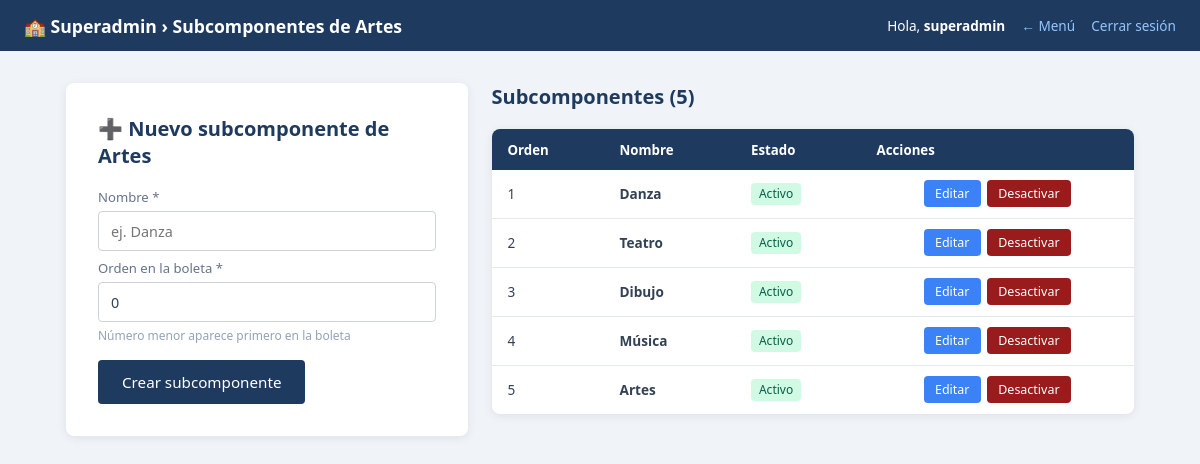
The app's page /superadmin/artes_subcomponentes.php (signed in), older data.
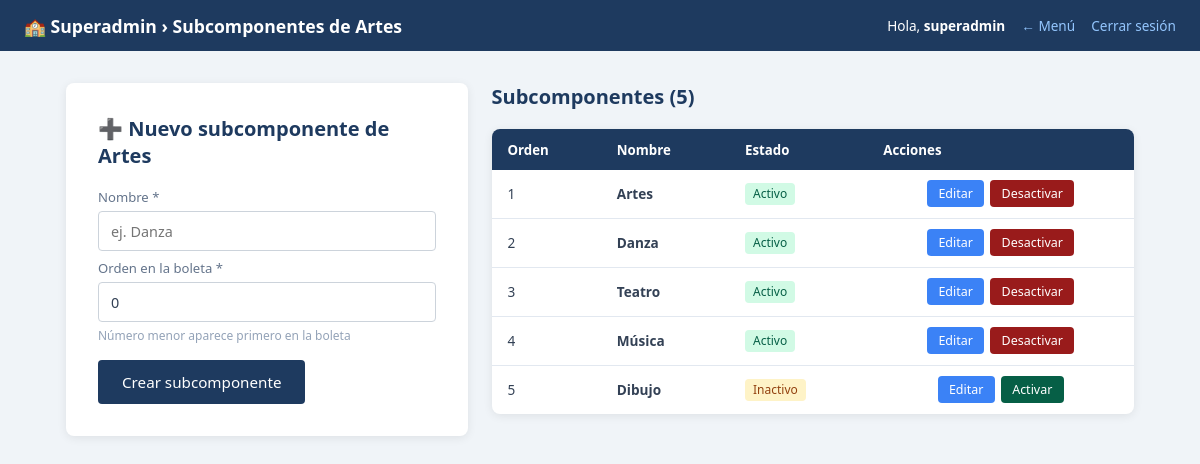
The same page, newer data.
### tables this page shows
CREATE TABLE `artes_subcomponentes` (
  `id` int(10) unsigned NOT NULL AUTO_INCREMENT,
  `nombre` varchar(100) NOT NULL,
  `orden` tinyint(3) unsigned NOT NULL DEFAULT 0 COMMENT 'Orden en la boleta',
  `activo` tinyint(1) NOT NULL DEFAULT 1,
  `creado_en` datetime NOT NULL DEFAULT current_timestamp(),
  PRIMARY KEY (`id`),
  UNIQUE KEY `nombre` (`nombre`)
);

### models/ArteSubcomponenteModel.php (called while the page is built, shortened)
<?php
class ArteSubcomponenteModel {
    private mysqli $db;
    public function __construct(mysqli $db) {
        $this->db = $db;
    }
    public function listarTodos(): array {
        $res  = $this->db->query("
            SELECT id, nombre, orden, activo
            FROM artes_subcomponentes
            ORDER BY orden ASC, nombre ASC
        ");
        $rows = [];
        while ($row = $res->fetch_assoc()) $rows[] = $row;
        return $rows;
    }
}

### superadmin/artes_subcomponentes.php (the view, shortened to what this page needs)
<?php
require_once __DIR__ . '/../models/ArteSubcomponenteModel.php';
$db     = getConexion();
$modelo = new ArteSubcomponenteModel($db);
$editando  = null;
$subcomps  = $modelo->listarTodos();
include __DIR__ . '/../includes/header.php';
?>
<main class="container">
  <div style="display:grid; grid-template-columns:1fr 1.6fr; gap:1.5rem; align-items:start;">
    <section class="card">
      <h2 class="section-title">
        <?= $editando ? '✏️ Editar subcomponente' : '➕ Nuevo subcomponente de Artes' ?>
      </h2>
      <form method="POST" novalidate>
        <div class="form-group">
          <label for="nombre">Nombre *</label>
          <input
            type="text" id="nombre" name="nombre"
            value="<?= htmlspecialchars($editando['nombre'] ?? ($_POST['nombre'] ?? '')) ?>"
            placeholder="ej. Danza" required maxlength="100"
          >
        </div>
        <div class="form-group">
          <label for="orden">Orden en la boleta *</label>
          <input
            type="number" id="orden" name="orden" min="0"
            value="<?= htmlspecialchars((string)($editando['orden'] ?? ($_POST['orden'] ?? '0'))) ?>"
            required
          >
          <span class="form-hint">Número menor aparece primero en la boleta</span>
        </div>
        <div style="display:flex; gap:.6rem; flex-wrap:wrap;">
          <button class="btn" type="submit">
            <?= $editando ? 'Guardar cambios' : 'Crear subcomponente' ?>
          </button>
        </div>
      </form>
    </section>
    <section>
      <h2 class="section-title">Subcomponentes (<?= count($subcomps) ?>)</h2>
      <?php if (empty($subcomps)): ?>
        <p class="empty-state">Aún no hay subcomponentes registrados.</p>
      <?php else: ?>
        <table class="data-table">
          <thead>
            <tr>
              <th>Orden</th>
              <th>Nombre</th>
              <th>Estado</th>
              <th>Acciones</th>
            </tr>
          </thead>
          <tbody>
            <?php foreach ($subcomps as $s): ?>
              <?php
                $esActivo   = (int)$s['activo'] === 1;
                $nombreSafe = htmlspecialchars($s['nombre']);
                $urlActivar = 'artes_subcomponentes.php?accion=activar&id='    . $s['id'];
                $urlDesact  = 'artes_subcomponentes.php?accion=desactivar&id=' . $s['id'];
                $urlEditar  = 'artes_subcomponentes.php?accion=editar&id='     . $s['id'];
              ?>
              <tr>
                <td><?= $s['orden'] ?></td>
                <td><strong><?= $nombreSafe ?></strong></td>
                <td>
                  <?php if ($esActivo): ?>
                    <span class="badge badge--active">Activo</span>
                  <?php else: ?>
                    <span class="badge badge--warn">Inactivo</span>
                  <?php endif; ?>
                </td>
                <td>
                  <div class="table-actions">
                    <a class="btn btn--sm btn--accent" href="<?= $urlEditar ?>">
                      Editar
                    </a>
                    <?php if ($esActivo): ?>
                      <button
                        class="btn btn--sm btn--danger js-modal-trigger"
                        type="button"
                        data-href="<?= $urlDesact ?>"
                        data-title="Desactivar subcomponente"
                        data-body="¿Confirmas desactivar &quot;<?= $nombreSafe ?>&quot;?">
                        Desactivar
                      </button>
                    <?php else: ?>
                      <button
                        class="btn btn--sm btn--success js-modal-trigger"
                        type="button"
                        data-href="<?= $urlActivar ?>"
                        data-title="Activar subcomponente"
                        data-body="¿Confirmas activar &quot;<?= $nombreSafe ?>&quot;?">
                        Activar
                      </button>
                    <?php endif; ?>
                  </div>
                </td>
              </tr>
            <?php endforeach; ?>
          </tbody>
        </table>
      <?php endif; ?>
    </section>
  </div>
</main>
<?php include __DIR__ . '/../includes/footer.php'; ?>

Row changes from the older to the newer data that the page shows:
changed artes_subcomponentes "Artes": orden "5" → "1"; moves up the list
changed artes_subcomponentes "Danza": orden "1" → "2"
changed artes_subcomponentes "Teatro": orden "2" → "3"
shown differently, row unchanged: artes_subcomponentes "Música": moves down the list
changed artes_subcomponentes "Dibujo": orden "3" → "5"; activo "Activo Desactivar" → "Inactivo Activar"
